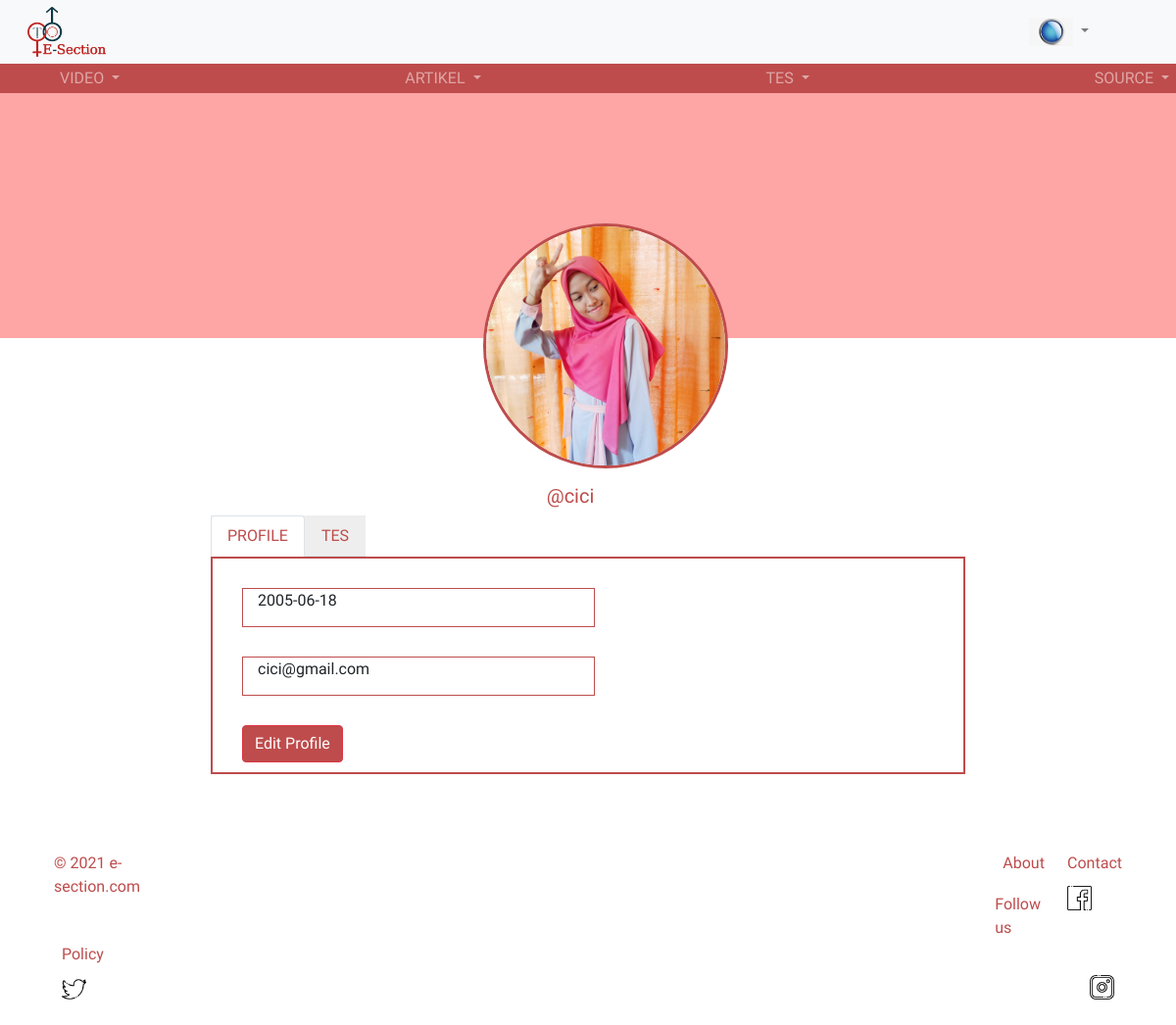
Page /public/C_User/profil (signed in) on the committed database.
### tables this page shows
CREATE TABLE `user` (
  `uname` varchar(20) NOT NULL,
  `avatar` text DEFAULT NULL,
  `email` varchar(25) NOT NULL,
  `password` varchar(25) NOT NULL,
  `tgl_lahir` date NOT NULL,
  `id_role` int(1) NOT NULL
);

### app/core/Controller.php (called while the page is built, shortened)
<?php
class Controller {
	public function view ($nama_view, $data = [])
	{
		require_once '../app/views/' . $nama_view . '.php';
	}
}

### app/controllers/C_User.php (called while the page is built, shortened)
<?php
class C_User extends Controller{
    public function profil(){
		$hasil = $this->model("M_User")->get_profil($_SESSION['uname']);
        $tgl =  $this->model("M_User")->get_tgl_tes($_SESSION['uname']);
        $data['hasil'] =$hasil;
        $data['isi'] =$tgl;
        $this->view('home/profile', $data);
	}
}
?>

### app/core/App.php (called while the page is built, shortened)
<?php
class App {
	protected $method = "index";
	protected $params = [];
	public function __construct()
	{
		$url = $this->parseURL();
		if ( file_exists('../app/controllers/' . $url[0] . '.php')) {
			unset($url[0]);
		}
		$this->controller = new $this->controller;
		if ( isset($url[1])) {
			if (method_exists($this->controller, $url[1])) {
				$this->method = $url[1];
			}
		}
		call_user_func_array([$this->controller, $this->method], $this->params);
	}
	public function parseURL() {
		if (isset($_GET['url'])) {
			$url = rtrim($_GET['url'], '/');
			$url = filter_var($url, FILTER_SANITIZE_URL);
			$url = explode('/', $url);
			return $url;
		}
		else {
			$url = array("C_Auth","index");
			return $url;
		}
	}
}

### public/index.php (called while the page is built, shortened)
<?php
$app = new App;

### app/core/Database.php (called while the page is built, shortened)
<?php
class Database {
	private $host = DB_HOST;
	private $user = DB_USER;
	private $pass = DB_PASS;
	private $db_name = DB_NAME;
	private $koneksi;
	public function __construct(){
		$this->koneksi = mysqli_connect($this->host, $this->user, $this->pass, $this->db_name);
	}
	public function exec ($query){
		$this->data = mysqli_query($this->koneksi,$query);
		return $this->data;
	}
}

### app/models/M_User.php (called while the page is built, shortened)
<?php
class M_User{
	private $koneksi;
	public function __construct(){
		$this->koneksi = new Database;
	}
	public function get_profil($id){
		$que = "SELECT * FROM user WHERE uname='$id'";
		$hasil = $this->koneksi->exec($que);
		return $hasil;
	}
}
?>

### app/views/home/profile.php (the view, shortened to what this page needs)
<body style="font-family: 'Raleway', sans-serif;">
    <?php foreach($data['hasil'] as $row): ?>
    <div class="d-flex p-2" style="height: 250px;	background-color: #FEA5A5; margin: 0px; align-items: left;">
        <?php if($row['avatar'] == ''){ ?>
        <img src="<?= BASEURL?>/img/user.jpg" class="circle" style="margin-left: 41%;">
        <?php }else{?>
        <img src="<?= BASEURL?>/img/upload/<?= $row['avatar'];?>" class="circle" style="margin-left: 41%;">
        <?php }?>
    </div>
    <br>
    <div style="margin-top: 125px; margin-left: -3%; font-weight: bolder; text-align: center; color: #BE4C4C;">
        <h5>
            @<?= $row['uname'];?>
        </h5>
    </div>
    <div class="container" style="width: 800px; margin-bottom: 5%;">
        <ul class="nav nav-tabs" style="background-color: #EEEEEE; width: fit-content;">
            <li class="nav-item">
                <a class="nav-link active" data-toggle="tab" href="#profile" style="color: #BE4C4C">PROFILE</a>
            </li>
            <li class="nav-item">
                <a class="nav-link" data-toggle="tab" href="#tes" style="color: #BE4C4C">TES</a>
            </li>
        </ul>
        <div class="tab-content">
            <div class="tab-pane fade show active" id="profile" role="tabpanel" aria-labelledby="profile"
                style="border:2px solid#BE4C4C;">
                <div class="container"
                    style="width: 360px; height: 40px; border:1px solid#BE4C4C; margin: 30px 30px 30px 30px; background-color: white;">
                    <p3><?= $row['tgl_lahir'];?></p3>
                </div>
                <div class="container"
                    style="width: 360px; height: 40px; border:1px solid#BE4C4C; margin: 30px 30px 30px 30px; background-color: white;">
                    <p3><?= $row['email'];?></p3>
                </div>
                <form action="<?= BASEURL?>/C_User/edit_profile/<?= $row['email'];?>/<?= $row['uname'];?>/<?= $row['avatar']?>" method="post">
                    <button type="submit" class="btn btn-danger"
                        style="background-color: #BE4C4C; margin: 0px 0px 10px 30px">
                        Edit Profile
                    </button>
                </form>
            </div>
        </div>
    </div>
    <?php endforeach;?>
</body>
</html>

### public/css/style.css (style rules this page uses)
body { margin-bottom: 0px; padding: 0px; background: white; background-size: cover; background-position: center; font-family: 'Raleway', sans-serif; height: 100vh; }

### app/views/templates/navv.php (style rules this page uses)
.d-flex { background-color: #FEA5A5; margin: 0px; align-items: left; }
.circle { background-color: aliceblue; width: 250px; height: 250px; align-items: center; border-radius: 50%; border: 3px solid #BE4C4C; margin-top: 125px; margin-left: 40%; }

### rows in the picture
user: avatar (picture), uname "cici", tgl_lahir "2005-06-18", email "cici@gmail.com"
